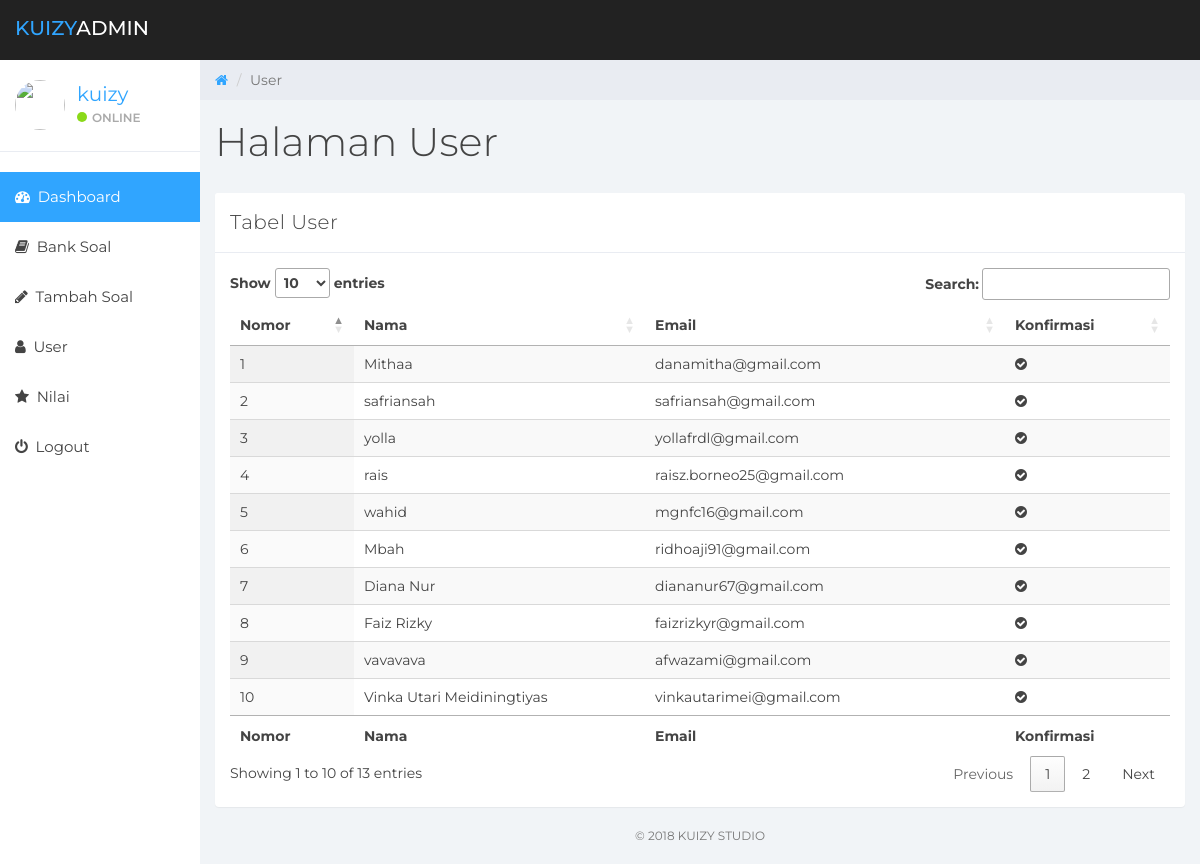
Page /act/user.php (signed in) on the committed database.
### tables this page shows
CREATE TABLE `user` (
  `id` int(11) NOT NULL,
  `nama` varchar(255) NOT NULL,
  `email` varchar(255) NOT NULL,
  `password` varchar(255) NOT NULL,
  `vEmail` varchar(255) DEFAULT NULL
);

### act/user.php (the view, shortened to what this page needs)
<?php
include "act/con.php";
$no=1;
?>
<!DOCTYPE html>
<html>
<head>
	<link rel="stylesheet" type="text/css" href="https://cdn.datatables.net/1.10.16/css/jquery.dataTables.css">
	<link href="css/bootstrap.min.css" rel="stylesheet">
	<link rel="stylesheet" href="https://cdnjs.cloudflare.com/ajax/libs/font-awesome/4.7.0/css/font-awesome.min.css">
	<link href="css/datepicker3.css" rel="stylesheet">
	<link href="css/styles.css" rel="stylesheet">
</head>
<body>
	<?php include"tem/sidebar.php"; ?>
	<div class="col-sm-9 col-sm-offset-3 col-lg-10 col-lg-offset-2 main">
		<div class="row">
			<ol class="breadcrumb">
				<li><a href="https://kuizy.000webhostapp.com/">
					<em class="fa fa-home"></em>
				</a></li>
				<li class="active">User</li>
			</ol>
		</div>
		<div class="row">
			<div class="col-lg-12">
				<h1 class="page-header">Halaman User</h1>
			</div>
		</div>
		<div class="row">
			<div class="col-lg-12">
				<div class="panel panel-default">
					<div class="panel-heading">Tabel User</div>
					<div class="panel-body">
						<table id="example" class="display" cellspacing="0" width="100%">
        <thead>
            <tr>
                <th>Nomor</th>
                <th>Nama</th>
                <th>Email</th>
                <th>Konfirmasi</th>
            </tr>
        </thead>
        <tfoot>
            <tr>
                <th>Nomor</th>
                <th>Nama</th>
                <th>Email</th>
                <th>Konfirmasi</th>
            </tr>
        </tfoot>
        <tbody>
        <?php
        $sql = "SELECT * FROM user";
        $query = $conn->query($sql);
        while ($row = $query->fetch_assoc()) :?>
        	<tr>
        		<td><?php echo $no;?></td>
        		<td><?php echo $row['nama'];?></td>
        		<td><?php echo $row['email'];?></td>
        		<td><?php if($row['vEmail']==1) echo"<em class='fa fa-check-circle'>&nbsp;</em>"; else echo"<em class='fa fa-times'>&nbsp;</em>";?></td>
        	</tr>
        <?php $no++; endwhile;?>
        </tbody>
    </table>
					</div>
				</div>
			</div>
			<div class="col-sm-12">
				<p class="back-link">&copy; 2018 Kuizy Studio</p>
			</div>
		</div>
	</div>
</body>
</html>

### css/styles.css (style rules this page uses)
body { background: #f1f4f7; padding-top: 60px; font-size: 14px; color: #444444; font-family: "Montserrat", "Helvetica Neue", Helvetica, Arial, sans-serif; }
p { color: #777; }
a, a:hover, a:focus { color: #30a5ff; }
h1, h2, h3, h4, h5, h6 { color: #444444; }
h1 { font-weight: 300; font-size: 40px; }
.panel { border: 0; }
.panel-heading { font-size: 20px; font-weight: 300; letter-spacing: 0.025em; height: 60px; line-height: 38px; }
.panel-default .panel-heading { background: #fff; border-bottom: 1px solid #e9ecf2; color: #444444; }
.breadcrumb { border-radius: 0; padding: 10px 15px 10px 15px; background: #e9ecf2; margin: 0; }
h1.page-header { margin-top: 20px; border-bottom: 0; }
p.back-link { text-align: center; margin-bottom: 20px; font-size: 12px; text-transform: uppercase; }

### rows in the picture
user: nama "Mithaa", email "danamitha@gmail.com", vEmail "1" (drawn)
user: nama "safriansah", email "safriansah@gmail.com", vEmail "1" (drawn)
user: nama "yolla", email "yollafrdl@gmail.com", vEmail "1" (drawn)
user: nama "rais", email "raisz.borneo25@gmail.com", vEmail "1" (drawn)
user: nama "wahid", email "mgnfc16@gmail.com", vEmail "1" (drawn)
user: nama "Mbah", email "ridhoaji91@gmail.com", vEmail "1" (drawn)
user: nama "Diana Nur", email "diananur67@gmail.com", vEmail "1" (drawn)
user: nama "Faiz Rizky", email "faizrizkyr@gmail.com", vEmail "1" (drawn)
user: nama "vavavava", email "afwazami@gmail.com", vEmail "1" (drawn)
user: nama "Vinka Utari Meidiningtiyas", email "vinkautarimei@gmail.com", vEmail "1" (drawn)

### other values in the picture
$_SESSION['username'] "kuizy"
